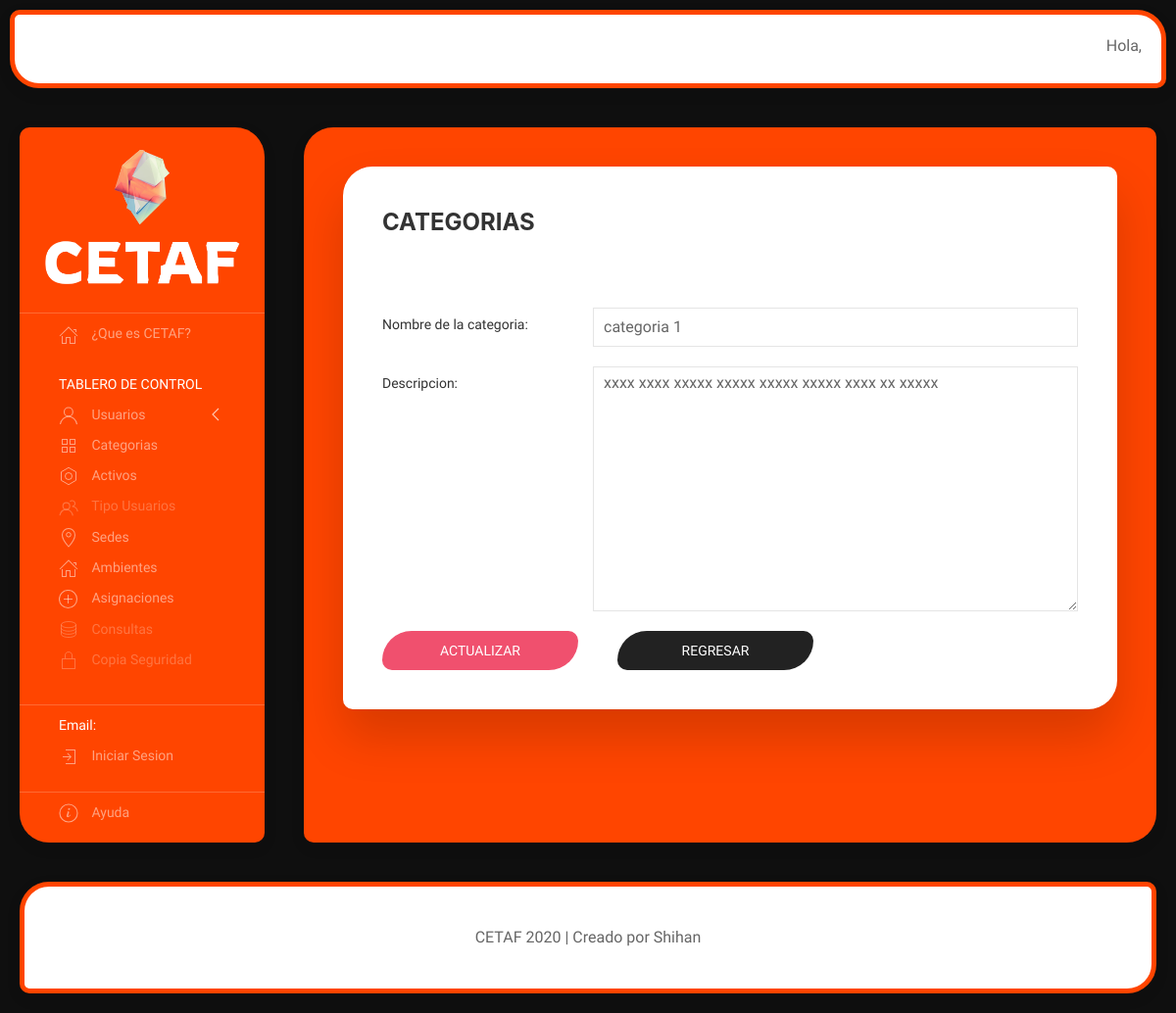
The page /categorias/1/actualizar on the database as committed earlier.
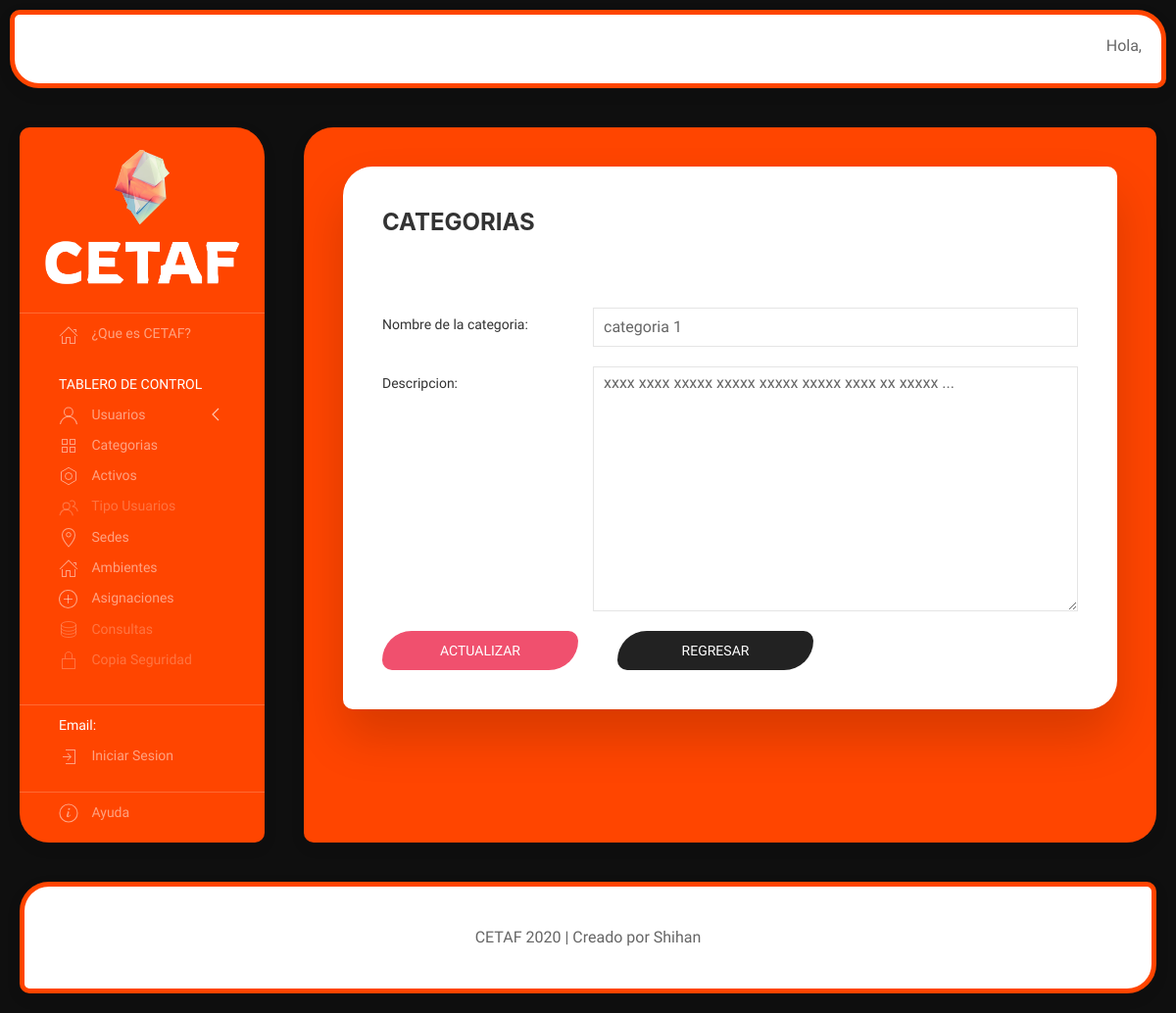
The same page on the database as committed later.
### cetaf/models.py (models this page shows, shortened)
class Categoria(models.Model):
    nombre = models.CharField(max_length=50)
    descripcion = models.TextField()

### cetaf/views.py (the view)
# urls.py: path('categorias/<int:_id>/actualizar', views.actualizar_categoria, name='actualizar_categoria'),
def actualizar_categoria(request, _id):
    try:
        dato_old = get_object_or_404(Categoria, id = _id)
    except Exception:
        raise Http404('El registro no existe')
    if request.method == 'POST':
        form = CategoriaForm(request.POST, instance=dato_old)
        if form.is_valid():
            form.save()
            return redirect(f'/categorias/{_id}/')
    else:
        form = CategoriaForm(instance=dato_old)
        contexto = {
            'form': form
        }
        return render(request, 'categorias/actualizar_categoria.html', contexto)

### cetaf/forms.py
class CategoriaForm(forms.ModelForm):
    class Meta:
        model = Categoria
        fields = '__all__'
        widgets = {
            'nombre': forms.TextInput(attrs={'class': 'uk-input'}),
            'descripcion': forms.Textarea(attrs={'class': 'uk-textarea'}),
        }
        labels = {
            'nombre': ('Nombre de la categoria:'),
            'descripcion': ('Descripcion:'),
        }

### cetaf/templates/categorias/actualizar_categoria.html (shortened to what this page needs)
{% extends "categorias/index.html" %}
{% block contenido_categoria %}
<form class="uk-form-horizontal uk-margin-large" method="post">
    {% for campo in form %}
        <div class="uk-margin">
            <label class="uk-form-label" for="{{campo.auto_id}}">{{campo.label}}</label>
            <div class="uk-form-controls">
                {{campo}}
            </div>
        </div>
    {% endfor %}
    <div uk-grid>
        <div>
            <button class="uk-button uk-button-danger" type="submit" style="border-radius: 30px 10px; width: 200px">Actualizar</button>
        </div>
        <div>
            <a class="uk-button uk-button-secondary" href="{% url 'lts_categoria' %}" style="border-radius: 30px 10px; width: 200px;">Regresar</a>
        </div>
    </div>
</form>
{% endblock contenido_categoria %}

Rows that differ between the two databases and show on the page:
changed Categoria "categoria 1": descripcion "xxxx xxxx xxxxx xxxxx xxxxx xxxxx xxxx xx xxxxx" → "xxxx xxxx xxxxx xxxxx xxxxx xxxxx xxxx xx xxxxx ..."
